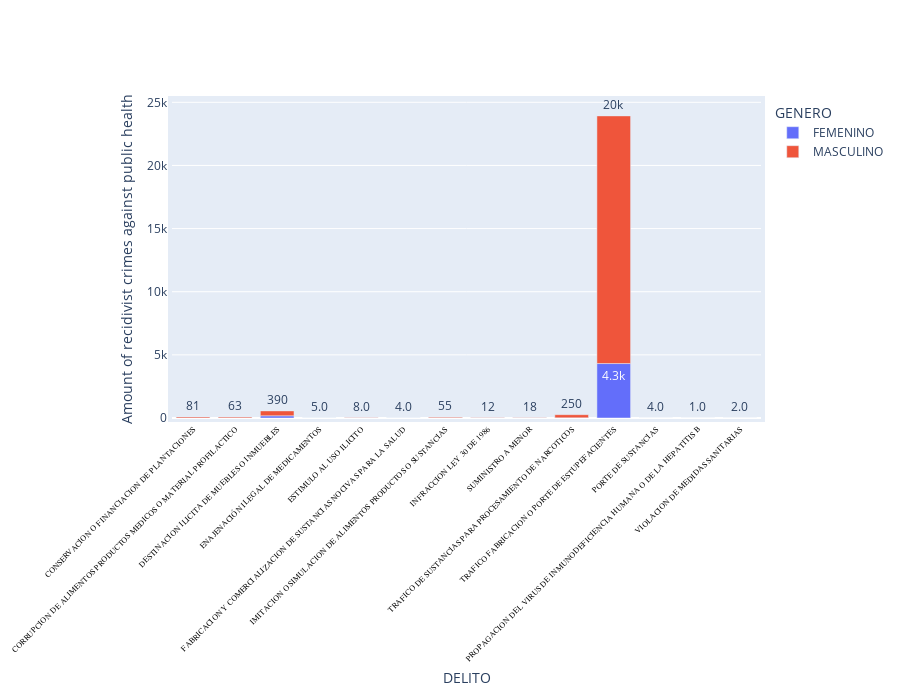

Notebook code for this chart:
### Code cell
fig = px.bar(female_crime, x='DELITO', y='COUNT',
             hover_data=["GENERO",'DELITO'], color='GENERO',
             labels={'COUNT':'Amount of recidivist crimes against public health'}, barmode='relative', text="COUNT")
fig.update_traces(texttemplate='%{text:.2s}', textposition='outside')
fig.update_layout(uniformtext_minsize=6, uniformtext_mode='hide', xaxis_tickangle=-45, showlegend=True, autosize=False,
                 width=900, height=700, margin=dict(l=50, r=50, b=100, t=100, pad=4 ))
fig.update_xaxes( tickfont=dict(family='Rockwell', color='black', size=8)) #tickangle=45,

fig.show()

### Figure 1 — Plotly figure (JSON) as saved in the notebook; plotly's stock layout.template omitted (floating-point values rounded to 4 significant figures)
{"data": [{"alignmentgroup": "True", "customdata": [["FEMENINO", "CONSERVACION O FINANCIACION DE PLANTACIONES"], ["FEMENINO", "CORRUPCION DE ALIMENTOS PRODUCTOS MEDICOS O MATERIAL PROFILACTICO"], ["FEMENINO", "DESTINACION ILICITA DE MUEBLES O INMUEBLES"], ["FEMENINO", "ENAJENACIÓN ILEGAL DE MEDICAMENTOS"], ["FEMENINO", "ESTIMULO AL USO ILICITO"], ["FEMENINO", "FABRICACION Y COMERCIALIZACION DE SUSTANCIAS NOCIVAS PARA LA SALUD"], ["FEMENINO", "IMITACION O SIMULACION DE ALIMENTOS PRODUCTOS O SUSTANCIAS"], ["FEMENINO", "INFRACCION LEY 30 DE 1986"], ["FEMENINO", "SUMINISTRO A MENOR"], ["FEMENINO", "TRAFICO DE SUSTANCIAS PARA PROCESAMIENTO DE NARCOTICOS"], ["FEMENINO", "TRAFICO FABRICACION O PORTE DE ESTUPEFACIENTES"]], "hovertemplate": "GENERO=%{customdata[0]}<br>DELITO=%{customdata[1]}<br>Amount of recidivist crimes against public health=%{text}<extra></extra>", "legendgroup": "FEMENINO", "marker": {"color": "#636efa"}, "name": "FEMENINO", "offsetgroup": "FEMENINO", "orientation": "v", "showlegend": true, "text": [2, 8, 174, 1, 3, 1, 7, 2, 4, 10, 4313], "textposition": "outside", "texttemplate": "%{text:.2s}", "type": "bar", "x": ["CONSERVACION O FINANCIACION DE PLANTACIONES", "CORRUPCION DE ALIMENTOS PRODUCTOS MEDICOS O MATERIAL PROFILACTICO", "DESTINACION ILICITA DE MUEBLES O INMUEBLES", "ENAJENACIÓN ILEGAL DE MEDICAMENTOS", "ESTIMULO AL USO ILICITO", "FABRICACION Y COMERCIALIZACION DE SUSTANCIAS NOCIVAS PARA LA SALUD", "IMITACION O SIMULACION DE ALIMENTOS PRODUCTOS O SUSTANCIAS", "INFRACCION LEY 30 DE 1986", "SUMINISTRO A MENOR", "TRAFICO DE SUSTANCIAS PARA PROCESAMIENTO DE NARCOTICOS", "TRAFICO FABRICACION O PORTE DE ESTUPEFACIENTES"], "xaxis": "x", "y": [2, 8, 174, 1, 3, 1, 7, 2, 4, 10, 4313], "yaxis": "y"}, {"alignmentgroup": "True", "customdata": [["MASCULINO", "CONSERVACION O FINANCIACION DE PLANTACIONES"], ["MASCULINO", "CORRUPCION DE ALIMENTOS PRODUCTOS MEDICOS O MATERIAL PROFILACTICO"], ["MASCULINO", "DESTINACION ILICITA DE MUEBLES O INMUEBLES"], ["MASCULINO", "ENAJENACIÓN ILEGAL DE MEDICAMENTOS"], ["MASCULINO", "ESTIMULO AL USO ILICITO"], ["MASCULINO", "FABRICACION Y COMERCIALIZACION DE SUSTANCIAS NOCIVAS PARA LA SALUD"], ["MASCULINO", "IMITACION O SIMULACION DE ALIMENTOS PRODUCTOS O SUSTANCIAS"], ["MASCULINO", "INFRACCION LEY 30 DE 1986"], ["MASCULINO", "PORTE DE SUSTANCIAS"], ["MASCULINO", "PROPAGACION DEL VIRUS DE INMUNODEFICIENCIA HUMANA O DE LA HEPATITIS B"], ["MASCULINO", "SUMINISTRO A MENOR"], ["MASCULINO", "TRAFICO DE SUSTANCIAS PARA PROCESAMIENTO DE NARCOTICOS"], ["MASCULINO", "TRAFICO FABRICACION O PORTE DE ESTUPEFACIENTES"], ["MASCULINO", "VIOLACION DE MEDIDAS SANITARIAS"]], "hovertemplate": "GENERO=%{customdata[0]}<br>DELITO=%{customdata[1]}<br>Amount of recidivist crimes against public health=%{text}<extra></extra>", "legendgroup": "MASCULINO", "marker": {"color": "#EF553B"}, "name": "MASCULINO", "offsetgroup": "MASCULINO", "orientation": "v", "showlegend": true, "text": [81, 63, 388, 5, 8, 4, 55, 12, 4, 1, 18, 252, 19610, 2], "textposition": "outside", "texttemplate": "%{text:.2s}", "type": "bar", "x": ["CONSERVACION O FINANCIACION DE PLANTACIONES", "CORRUPCION DE ALIMENTOS PRODUCTOS MEDICOS O MATERIAL PROFILACTICO", "DESTINACION ILICITA DE MUEBLES O INMUEBLES", "ENAJENACIÓN ILEGAL DE MEDICAMENTOS", "ESTIMULO AL USO ILICITO", "FABRICACION Y COMERCIALIZACION DE SUSTANCIAS NOCIVAS PARA LA SALUD", "IMITACION O SIMULACION DE ALIMENTOS PRODUCTOS O SUSTANCIAS", "INFRACCION LEY 30 DE 1986", "PORTE DE SUSTANCIAS", "PROPAGACION DEL VIRUS DE INMUNODEFICIENCIA HUMANA O DE LA HEPATITIS B", "SUMINISTRO A MENOR", "TRAFICO DE SUSTANCIAS PARA PROCESAMIENTO DE NARCOTICOS", "TRAFICO FABRICACION O PORTE DE ESTUPEFACIENTES", "VIOLACION DE MEDIDAS SANITARIAS"], "xaxis": "x", "y": [81, 63, 388, 5, 8, 4, 55, 12, 4, 1, 18, 252, 19610, 2], "yaxis": "y"}], "layout": {"autosize": false, "barmode": "relative", "height": 700, "legend": {"title": {"text": "GENERO"}, "tracegroupgap": 0}, "margin": {"b": 100, "l": 50, "pad": 4, "r": 50, "t": 100}, "showlegend": true, "uniformtext": {"minsize": 6, "mode": "hide"}, "width": 900, "xaxis": {"anchor": "y", "domain": [0, 1], "tickangle": -45, "tickfont": {"color": "black", "family": "Rockwell", "size": 8}, "title": {"text": "DELITO"}}, "yaxis": {"anchor": "x", "domain": [0, 1], "title": {"text": "Amount of recidivist crimes against public health"}}}}
